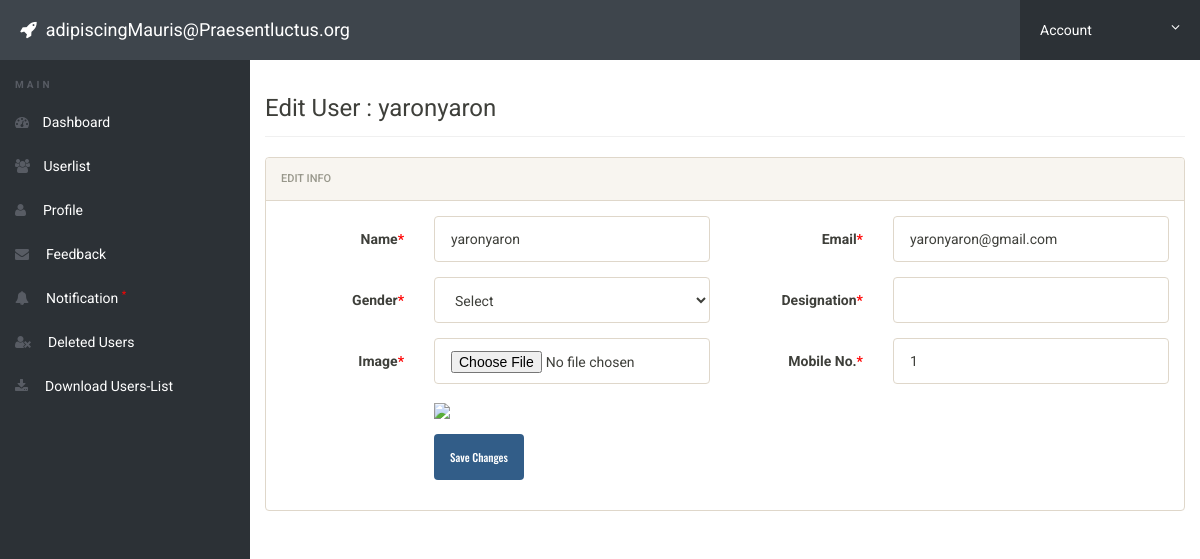
The page /admin/edit-user.php?edit=1 (signed in) on the database its author committed.
### tables this page shows
CREATE TABLE IF NOT EXISTS `users` (
  `id` int(11) NOT NULL AUTO_INCREMENT,
  `name` varchar(50) NOT NULL,
  `email` varchar(50) NOT NULL,
  `password` varchar(50) NOT NULL,
  `gender` varchar(50) NOT NULL,
  `mobile` varchar(50) NOT NULL,
  `user_type` varchar(50) NOT NULL,
  `image` varchar(50) NOT NULL,
  `birthday` date DEFAULT NULL,
  `status` int(10) NOT NULL,
  `user_category` VARCHAR(255) NOT NULL,
  PRIMARY KEY (`id`)
);

### admin/edit-user.php (the view, shortened to what this page needs)
<?php
include('includes/config.php');
if(strlen($_SESSION['alogin'])==0)
	{
header('location:index.php');
}
else{
if(isset($_GET['edit']))
	{
		$editid=$_GET['edit'];
	}
?>
<!doctype html>
<html lang="en" class="no-js">
<head>
	<link rel="stylesheet" href="css/font-awesome.min.css">
	<link rel="stylesheet" href="css/bootstrap.min.css">
	<link rel="stylesheet" href="css/dataTables.bootstrap.min.css">
	<link rel="stylesheet" href="css/bootstrap-social.css">
	<link rel="stylesheet" href="css/bootstrap-select.css">
	<link rel="stylesheet" href="css/fileinput.min.css">
	<link rel="stylesheet" href="css/awesome-bootstrap-checkbox.css">
	<link rel="stylesheet" href="css/style.css">
</head>
<body>
<?php
$sql = "SELECT * from users where id =$editid";
$result = $conn->query($sql);
$row = mysqli_fetch_assoc($result);
?>
	<?php include('includes/header.php');?>
	<div class="ts-main-content">
	<?php include('includes/leftbar.php');?>
		<div class="content-wrapper">
			<div class="container-fluid">
				<div class="row">
					<div class="col-md-12">
						<h3 class="page-title">Edit User : <?php echo $row['name']; ?></h3>
						<div class="row">
							<div class="col-md-12">
								<div class="panel panel-default">
									<div class="panel-heading">Edit Info</div>
									<div class="panel-body">
<form method="post" class="form-horizontal" enctype="multipart/form-data" name="imgform">
<div class="form-group">
<label class="col-sm-2 control-label">Name<span style="color:red">*</span></label>
<div class="col-sm-4">
<input type="text" name="name" class="form-control" required value="<?php echo  $row['name'];?>">
</div>
<label class="col-sm-2 control-label">Email<span style="color:red">*</span></label>
<div class="col-sm-4">
<input type="email" name="email" class="form-control" required value="<?php echo  $row['email'];?>">
</div>
</div>
<div class="form-group">
<label class="col-sm-2 control-label">Gender<span style="color:red">*</span></label>
<div class="col-sm-4">
<select name="gender" class="form-control" required>
                            <option value="">Select</option>
                            </select>
</div>
<label class="col-sm-2 control-label">Designation<span style="color:red">*</span></label>
<div class="col-sm-4">
<input type="text" name="designation" class="form-control" required value="<?php echo  $row['designation'];?>">
</div>
</div>
<div class="form-group">
<label class="col-sm-2 control-label">Image<span style="color:red">*</span></label>
<div class="col-sm-4">
<input type="file" name="image" class="form-control">
</div>
<label class="col-sm-2 control-label">Mobile No.<span style="color:red">*</span></label>
<div class="col-sm-4">
<input type="number" name="mobileno" class="form-control" required value="<?php echo  $row['mobile'];?>">
</div>
</div>
<div class="form-group">
	<div class="col-sm-8 col-sm-offset-2">
		<img src="../images/<?php  echo  $row['image'];?>" width="150px"/>
</div>
</div>
<div class="form-group">
	<div class="col-sm-8 col-sm-offset-2">
		<button class="btn btn-primary" name="submit" type="submit">Save Changes</button>
	</div>
</div>
</form>
									</div>
								</div>
							</div>
						</div>
					</div>
				</div>
			</div>
		</div>
	</div>
</body>
</html>
<?php } ?>

### admin/css/style.css (style rules this page uses)
html { font-size: 14px; }
@media only screen and (min-width: 480px) { html { font-size: 17px; } }
@media only screen and (min-width: 768px) { html { font-size: 14px; } }
body { font-size: 1em; }
.btn { font-family: 'Oswald', sans-serif; }
.panel { overflow: hidden; }
.btn { text-transform: none; }
.page-title { padding-bottom: 15px; margin-bottom: 20px; border-bottom: 1px solid #f0f0f0; }
.ts-main-content .content-wrapper { padding-top: 15px; margin-top: 60px; }
@media only screen and (min-width: 992px) { .ts-main-content .content-wrapper { margin-left: 250px; } }

### rows shown on the page
users: name "yaronyaron", email "yaronyaron@gmail.com", mobileno "1"

### other values the page prints
$_SESSION['alogin'] "adipiscingMauris@Praesentluctus.org"
